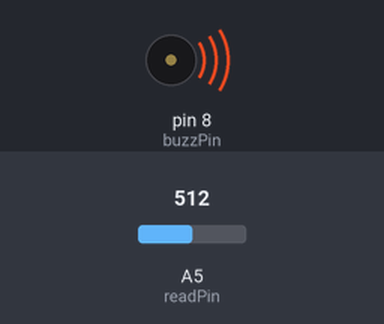
Bench run of a sketch on a simulated Arduino Uno, built with avr-gcc and run on an emulated ATmega328P. On the bench: buzzer (waves = sounding). Inputs (shaded band) come from the test bench; at power-on: A5 (readPin) = 512.

Above: at 1.2 s.
1.3 s: A5 (readPin) set to 1015
At 2.3 s:
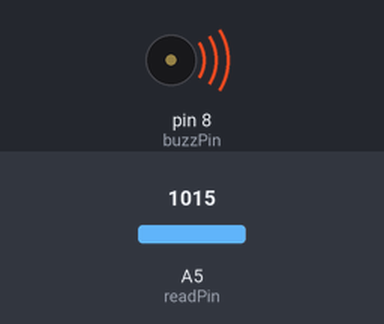
2.8 s: A5 (readPin) set to 1023
At 3.4 s:
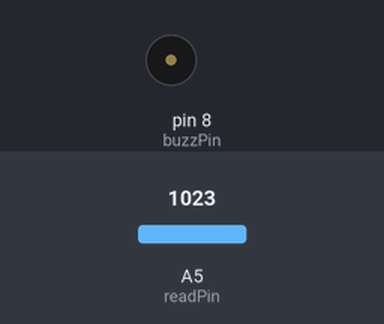
4.3 s: A5 (readPin) set to 900
At 5.4 s:
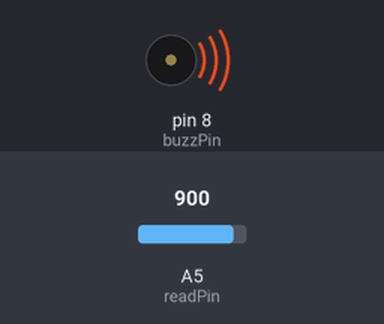
Timing chart, 0 to 7.3 s (numbered marks = the images above; inputs shaded):
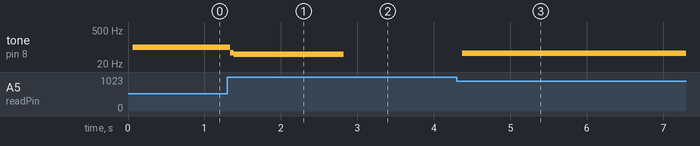

Measured:
- the behaviour switches between 1022 and 1023 on A5 (readPin) (found by bisection; images 1 and 2)
- after the input at 1.3 s, tone on pin 8 (buzzPin): 98 Hz → 57 Hz at once, → 50 Hz 0.04 s later
- after the input at 2.8 s, tone on pin 8 (buzzPin): 50 Hz → silent at once
- after the input at 4.3 s, tone on pin 8 (buzzPin): silent → 56 Hz after 0.08 s

The sketch:

lesson_24_session.ino
```cpp
int buzzPin = 8;
int readPin = A5;
int tonePeriod;
int readVal;


void setup() {
    // Serial.begin(115200);
    pinMode(readPin, INPUT);
    pinMode(buzzPin, OUTPUT);
}

void loop() {
    // digitalWrite(buzzPin, 1);
    // delayMicroseconds(tonePeriod);
    // digitalWrite(buzzPin,0);
    // delayMicroseconds(tonePeriod);

    readVal = analogRead(readPin);
    tonePeriod = int((readVal*(9940./1023.))+60);
    // Serial.println(tonePeriod);

    if(readVal == 1023) {
        digitalWrite(buzzPin,0);
        delayMicroseconds(tonePeriod*2);
    } else {
        digitalWrite(buzzPin,1);
        delayMicroseconds(tonePeriod);
        digitalWrite(buzzPin,0);
        delayMicroseconds(tonePeriod);
    }
}
```
